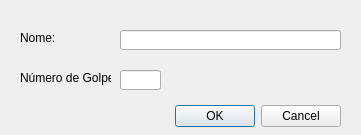
<?xml version="1.0" encoding="UTF-8"?>
<ui version="4.0">
 <class>Dialog</class>
 <widget class="QDialog" name="Dialog">
  <property name="enabled">
   <bool>true</bool>
  </property>
  <property name="geometry">
   <rect>
    <x>0</x>
    <y>0</y>
    <width>361</width>
    <height>135</height>
   </rect>
  </property>
  <property name="windowTitle">
   <string>Adicionar Treinamento</string>
  </property>
  <widget class="QDialogButtonBox" name="buttonBox">
   <property name="geometry">
    <rect>
     <x>0</x>
     <y>100</y>
     <width>341</width>
     <height>32</height>
    </rect>
   </property>
   <property name="orientation">
    <enum>Qt::Horizontal</enum>
   </property>
   <property name="standardButtons">
    <set>QDialogButtonBox::Cancel|QDialogButtonBox::Ok</set>
   </property>
  </widget>
  <widget class="QLabel" name="name_label">
   <property name="geometry">
    <rect>
     <x>20</x>
     <y>30</y>
     <width>101</width>
     <height>16</height>
    </rect>
   </property>
   <property name="text">
    <string>Nome:</string>
   </property>
  </widget>
  <widget class="QLineEdit" name="name_ledit">
   <property name="geometry">
    <rect>
     <x>120</x>
     <y>30</y>
     <width>221</width>
     <height>20</height>
    </rect>
   </property>
  </widget>
  <widget class="QLineEdit" name="number_of_hits_ledit">
   <property name="geometry">
    <rect>
     <x>120</x>
     <y>70</y>
     <width>41</width>
     <height>20</height>
    </rect>
   </property>
  </widget>
  <widget class="QLabel" name="number_of_hits_label">
   <property name="geometry">
    <rect>
     <x>20</x>
     <y>70</y>
     <width>91</width>
     <height>16</height>
    </rect>
   </property>
   <property name="text">
    <string>Número de Golpes:</string>
   </property>
  </widget>
 </widget>
 <resources/>
 <connections>
  <connection>
   <sender>buttonBox</sender>
   <signal>accepted()</signal>
   <receiver>Dialog</receiver>
   <slot>accept()</slot>
   <hints>
    <hint type="sourcelabel">
     <x>248</x>
     <y>254</y>
    </hint>
    <hint type="destinationlabel">
     <x>157</x>
     <y>274</y>
    </hint>
   </hints>
  </connection>
  <connection>
   <sender>buttonBox</sender>
   <signal>rejected()</signal>
   <receiver>Dialog</receiver>
   <slot>reject()</slot>
   <hints>
    <hint type="sourcelabel">
     <x>316</x>
     <y>260</y>
    </hint>
    <hint type="destinationlabel">
     <x>286</x>
     <y>274</y>
    </hint>
   </hints>
  </connection>
 </connections>
</ui>
